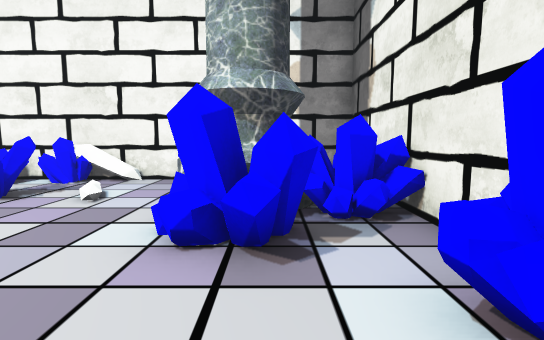
[1] (above)

19 first-person views from a walk through a scene from a Unity 3-D project. The camera is 1.3 m above the floor, tilts 6° down and sees 85° across. The floor is counted in squares, 1 m on a side. Each view is taken from the middle of a square. On the plan, view 1 faces up. The plan holds only what a view shows up to about 14 squares ahead; the rest is blank. The place goes on beyond the plan.

[2]
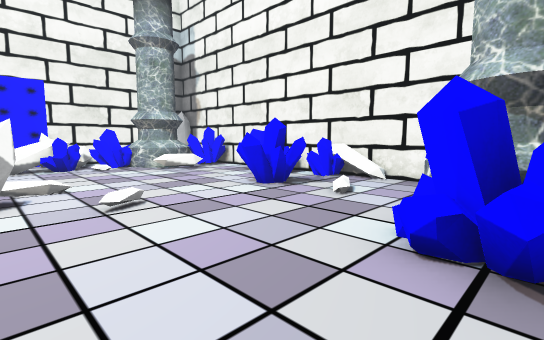

[3]
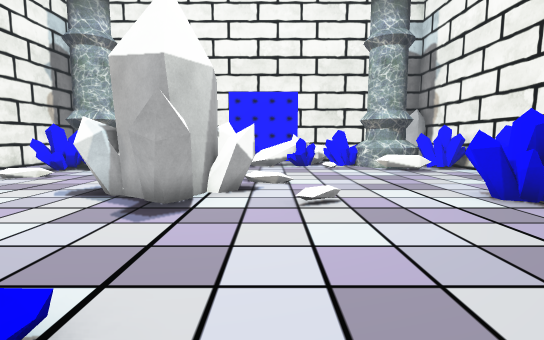

[4]
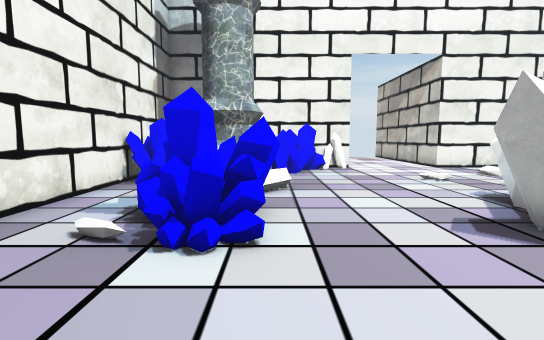

[5]
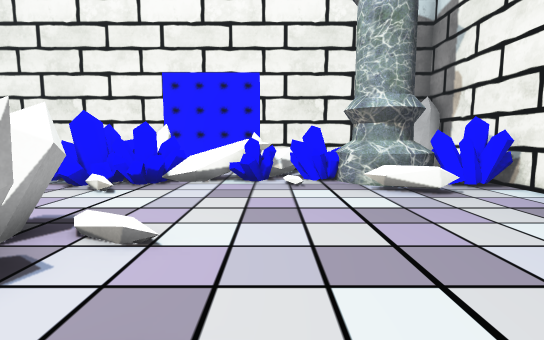

[6]
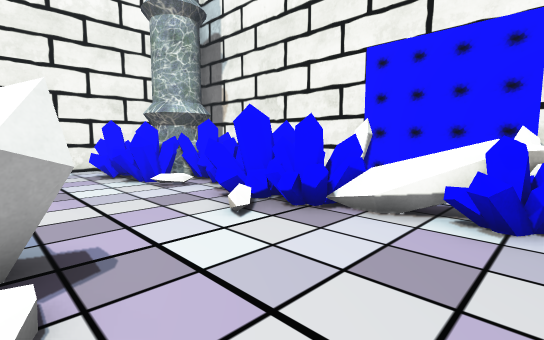

[7]
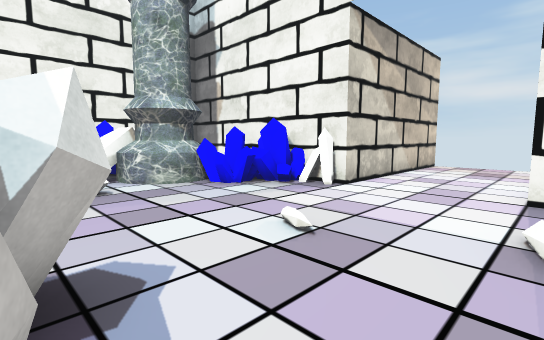

[8]
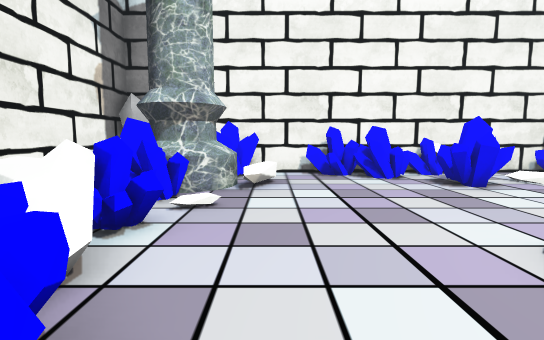

[9]
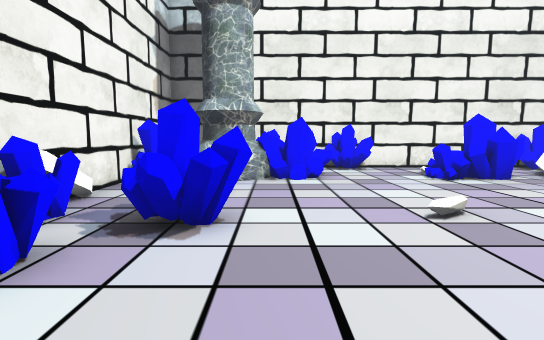

[10]
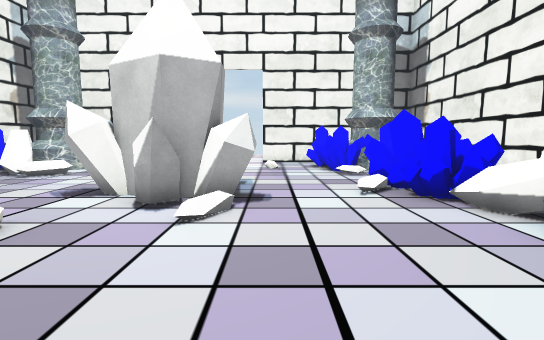

[11]
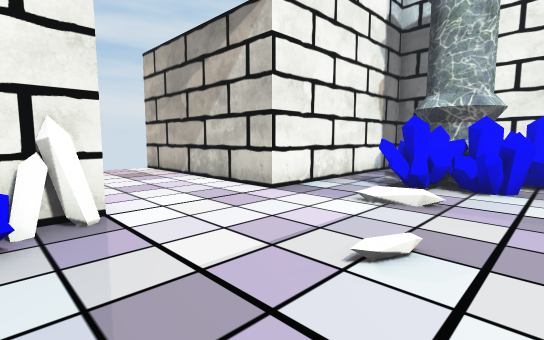

[12]
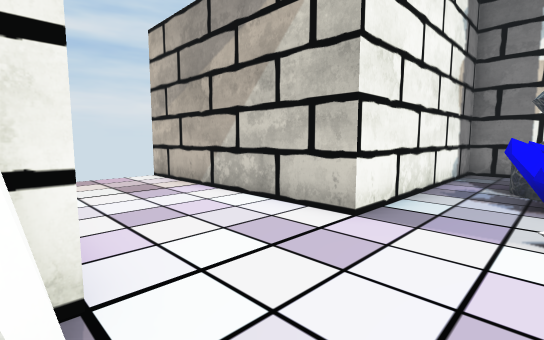

[13]
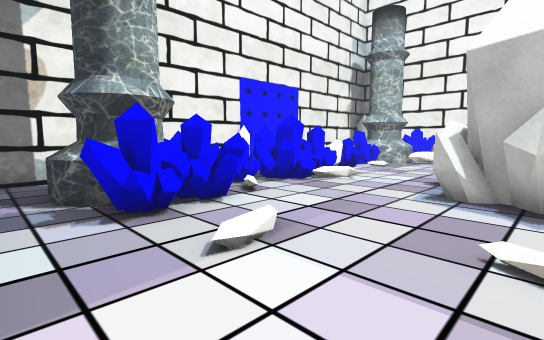

[14]
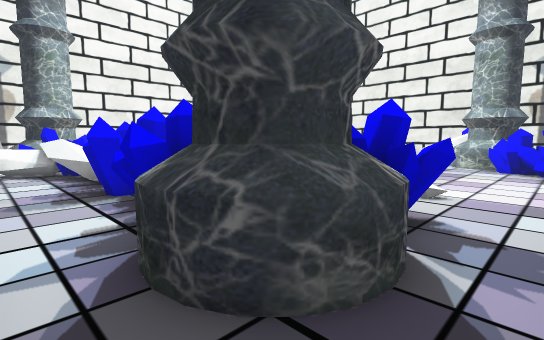

[15]
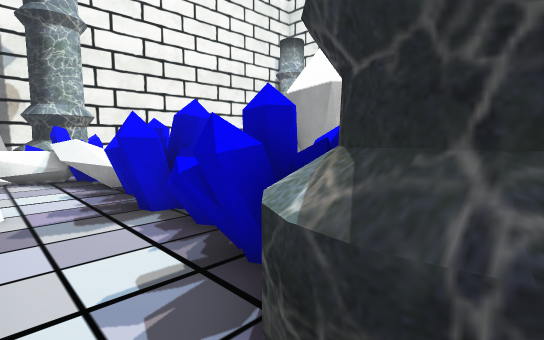

[16]
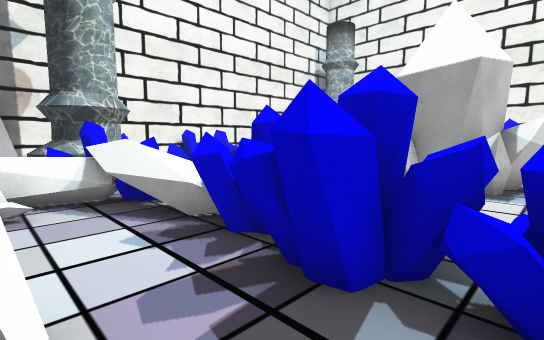

[17]
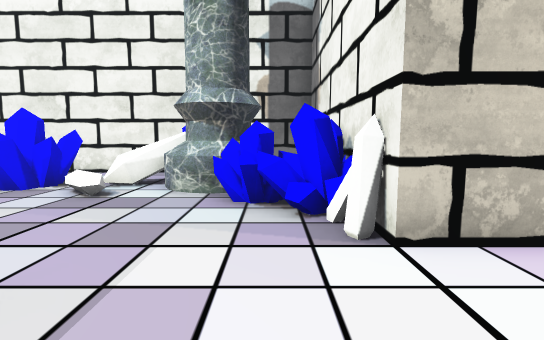

[18]
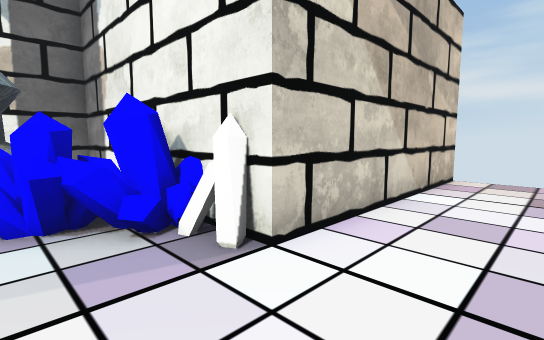

[19]
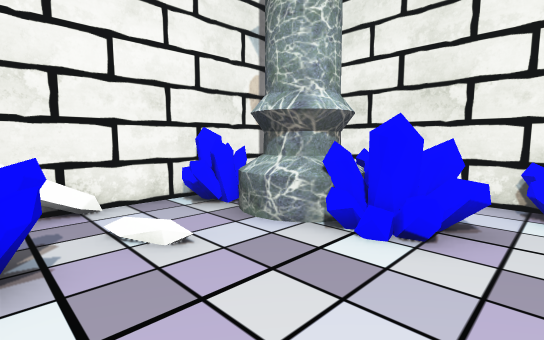

### Floor plan
Points are (right, up) in squares from view 1. A wall is a line through its corners. A room is listed if a view was taken in it or the views show most of it. See-through windows are left out.
Room 1 (views 1, 2, 3, 4, 5, 6, 7, 8, 9, 10, 11, 12, 13, 15, 16, 17, 18, 19)
walls: (-7.7, -2.7) (-8.6, -2.4) (-8.7, -1.4); (-8.2, -2.6) (-8.7, -2); (-6.4, -1.8) (-6.8, -2.5); (-7.5, -0.4) (-6.5, -0.9); (-8.6, -0.6) (-7.7, -0.4) (-6.9, -0.7); (-1.4, -7.3) (-1.2, -7) (-1, -6.7); (-14.9, -6.6) (-14.4, -6.6); (-2.6, -10.5) (2.5, -10.5) (2.5, 0.6); (-13.5, -10.5) (-9.5, -10.5) (-9.5, -18.5); (-1.2, 5.9) (-1.4, 6.4) (-1.3, 6.9); (2.5, 2.4) (2.5, 7.8); (-13.8, 6) (-14, 5.7); (-13.6, 6.3) (-13.8, 5.8) (-14.5, 5.5) (-15.2, 5.8); (-10.5, 9.5) (-14.9, 9.5); (-17.5, 5.5) (-17.5, -8.5); (1, 9.5) (-8.6, 9.5); (-5.5, -18.6) (-5.5, -10.5) (-4.4, -10.5)
low walls: (-1.7, -6.6) (-1.2, -6.1); (-1.4, -6.3) (-1, -6.1) (-0.6, -6); (-1.9, -8) (-2, -7.5) (-1.9, -7) (-1.6, -6.4); (-13.3, -8.4) (-13.6, -8.7) (-14, -8.9); (-1.7, 5.6) (-2, 6.3); (-15.6, -8.6) (-16, -7.7) (-15.9, -7) (-15.7, -6.5); (-15.9, -8.2) (-16, -7.3); (-1.9, 6) (-2, 6.7); (-13.6, 5.3) (-14, 5.1) (-14.5, 5); (0, 5.1) (-0.5, 5); (-2, 6.5) (-1.9, 7) (-1.7, 7.4); (-13.3, 7.4) (-13.1, 7) (-13, 6.4)
ways out: opening at (-17, -8) to room 2; opening at (-13, -10) to room 2
objects: other object (-17, -2) to (-17, -1); other object (-17, 2) to (-17, 3); other object (-17, 3) to (-16, 4); other object (-16, 4) to (-14, 5); other object (-15, -6) to (-14, -5); other object (-15, -5) to (-14, -4); other object (-15, -3) to (-13, -1); other object (-15, -1) to (-13, 0); other object (-15, 1) to (-14, 1); other object (-15, 2) to (-14, 3); other object (-14, 8) to (-13, 9); other object (-13, -9) to (-12, -8); other object (-13, -7) to (-12, -6); other object (-13, 6); other object (-11, 8) to (-9, 10); other object (-10, -1) to (-9, 0); other object (-9, -3) to (-8, -3); other object (-9, 7) to (-7, 9); other object (-8, 0) to (-7, 0); other object (-7, -4) to (-7, -3); other object (-7, 5) to (-5, 7); other object (-7, 8) to (-6, 9); other object (-6, -2) to (-5, -1); other object (-5, -10); other object (-5, 9); other object (-4, -11) to (-2, -10); other object (-4, -9) to (-2, -8); other object (-2, -3) to (0, -1); other object (-2, -1) to (-1, 0); other object (-2, 3) to (0, 5); other object (-2, 8) to (-1, 9); other object (-1, -6) to (0, -5); other object (1, -7) to (2, -6); other object (1, 1) to (3, 3); other object (1, 5) to (2, 6)
Room 2 (view 14)
walls: (-17.5, -8.5) (-17.5, -10.5) (-13.5, -10.5); (-14.1, -8.4) (-14.6, -8.4) (-15.1, -8.2)
low walls: (-15.2, -8.9) (-15.7, -8.4); (-14.7, -9) (-15.4, -8.7); (-14.3, -9) (-15, -8.9); (-14, -8.9) (-14.5, -9)
ways out: opening at (-17, -8) to room 1; opening at (-13, -10) to room 1

Where each view was taken, in squares from view 1:
view 1: 0 up, 0 right, facing up
view 2: 0 up, 0 right, facing up-left
view 3: 1 up, 0 right, facing left
view 4: 3 up, 2 left, facing down
view 5: 3 up, 5 left, facing left
view 6: 3 up, 9 left, facing down-left
view 7: 3 down, 10 left, facing down-right
view 8: 2 down, 12 left, facing up
view 9: 5 up, 11 left, facing right
view 10: 6 up, 10 left, facing down
view 11: 5 down, 4 left, facing down-left
view 12: 8 down, 5 left, facing down-left
view 13: 10 down, 7 left, facing up-left
view 14: 10 down, 17 left, facing up-right
view 15: 8 down, 17 left, facing up-right
view 16: 4 down, 17 left, facing up-right
view 17: 9 down, 9 left, facing right
view 18: 8 down, 8 left, facing down-right
view 19: 2 up, 6 left, facing up-right
